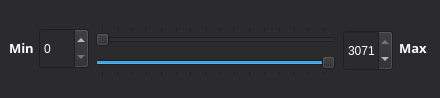
<?xml version="1.0" encoding="UTF-8"?>
<ui version="4.0">
 <class>ThresholdDialog</class>
 <widget class="QDialog" name="ThresholdDialog">
  <property name="windowModality">
   <enum>Qt::NonModal</enum>
  </property>
  <property name="geometry">
   <rect>
    <x>0</x>
    <y>0</y>
    <width>440</width>
    <height>98</height>
   </rect>
  </property>
  <property name="contextMenuPolicy">
   <enum>Qt::DefaultContextMenu</enum>
  </property>
  <property name="windowTitle">
   <string>Threshold Operation</string>
  </property>
  <property name="styleSheet">
   <string notr="true">background-color: rgb(43, 43, 45);</string>
  </property>
  <widget class="QSpinBox" name="spinBox_Threshold_Max">
   <property name="geometry">
    <rect>
     <x>343</x>
     <y>30</y>
     <width>50</width>
     <height>41</height>
    </rect>
   </property>
   <property name="styleSheet">
    <string notr="true">color: rgb(255, 255, 255);</string>
   </property>
   <property name="minimum">
    <number>0</number>
   </property>
   <property name="maximum">
    <number>3071</number>
   </property>
   <property name="value">
    <number>3071</number>
   </property>
  </widget>
  <widget class="QLabel" name="label_2">
   <property name="geometry">
    <rect>
     <x>399</x>
     <y>40</y>
     <width>29</width>
     <height>16</height>
    </rect>
   </property>
   <property name="font">
    <font>
     <family>Aharoni</family>
     <pointsize>10</pointsize>
     <weight>75</weight>
     <bold>true</bold>
    </font>
   </property>
   <property name="styleSheet">
    <string notr="true">color: rgb(255, 255, 255);</string>
   </property>
   <property name="text">
    <string>Max</string>
   </property>
  </widget>
  <widget class="QLabel" name="label">
   <property name="geometry">
    <rect>
     <x>9</x>
     <y>40</y>
     <width>24</width>
     <height>16</height>
    </rect>
   </property>
   <property name="font">
    <font>
     <family>Aharoni</family>
     <pointsize>10</pointsize>
     <weight>75</weight>
     <bold>true</bold>
    </font>
   </property>
   <property name="styleSheet">
    <string notr="true">color: rgb(255, 255, 255);</string>
   </property>
   <property name="text">
    <string>Min</string>
   </property>
  </widget>
  <widget class="QSpinBox" name="spinBox_Threshold_Min">
   <property name="geometry">
    <rect>
     <x>39</x>
     <y>28</y>
     <width>50</width>
     <height>41</height>
    </rect>
   </property>
   <property name="styleSheet">
    <string notr="true">color: rgb(255, 255, 255);</string>
   </property>
   <property name="maximum">
    <number>3071</number>
   </property>
   <property name="value">
    <number>0</number>
   </property>
  </widget>
  <widget class="QWidget" name="">
   <property name="geometry">
    <rect>
     <x>95</x>
     <y>21</y>
     <width>241</width>
     <height>61</height>
    </rect>
   </property>
   <layout class="QVBoxLayout" name="verticalLayout">
    <item>
     <widget class="QSlider" name="horizontalSlider_Threshold_Min">
      <property name="styleSheet">
       <string notr="true">color: rgb(255, 255, 255);</string>
      </property>
      <property name="minimum">
       <number>0</number>
      </property>
      <property name="maximum">
       <number>3071</number>
      </property>
      <property name="value">
       <number>0</number>
      </property>
      <property name="tracking">
       <bool>true</bool>
      </property>
      <property name="orientation">
       <enum>Qt::Horizontal</enum>
      </property>
      <property name="invertedAppearance">
       <bool>false</bool>
      </property>
      <property name="invertedControls">
       <bool>false</bool>
      </property>
      <property name="tickPosition">
       <enum>QSlider::TicksAbove</enum>
      </property>
      <property name="tickInterval">
       <number>200</number>
      </property>
     </widget>
    </item>
    <item>
     <widget class="QSlider" name="horizontalSlider_Threshold_Max">
      <property name="styleSheet">
       <string notr="true">color: rgb(255, 255, 255);</string>
      </property>
      <property name="minimum">
       <number>0</number>
      </property>
      <property name="maximum">
       <number>3071</number>
      </property>
      <property name="value">
       <number>3071</number>
      </property>
      <property name="orientation">
       <enum>Qt::Horizontal</enum>
      </property>
      <property name="tickPosition">
       <enum>QSlider::TicksBelow</enum>
      </property>
      <property name="tickInterval">
       <number>200</number>
      </property>
     </widget>
    </item>
   </layout>
  </widget>
 </widget>
 <resources/>
 <connections/>
</ui>
